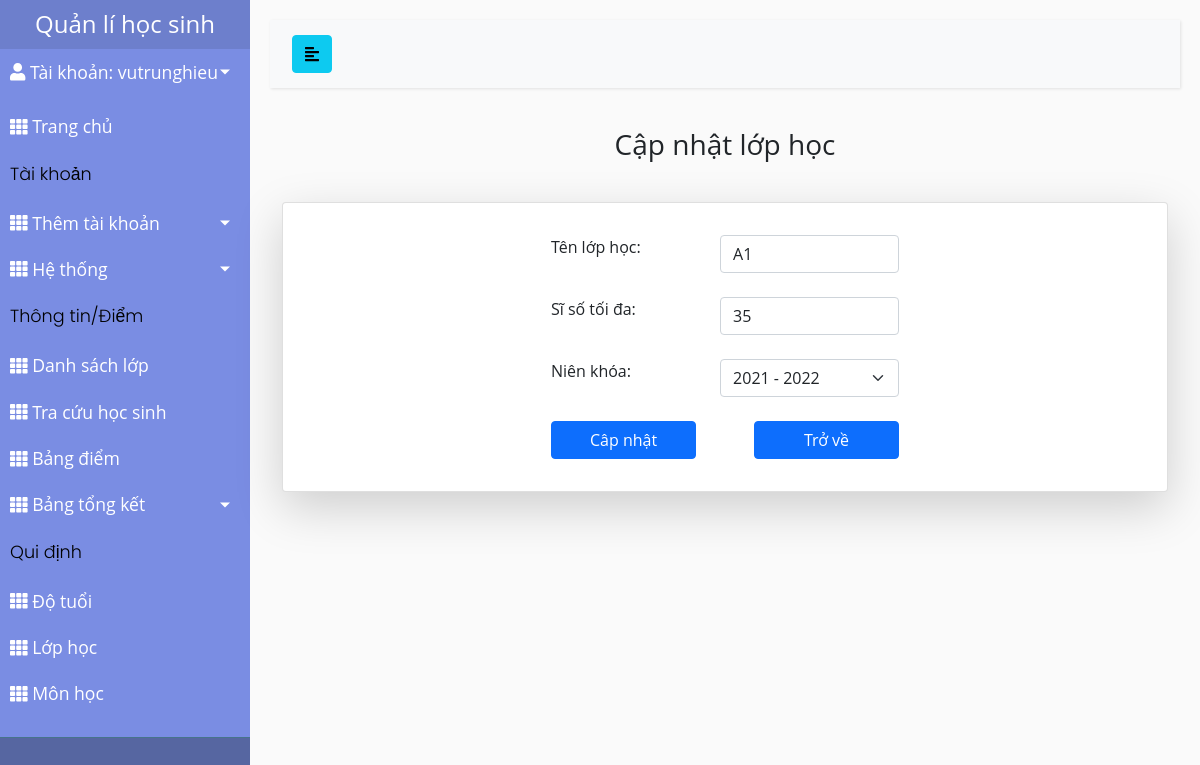
/quanlilop/capnhat/1 (signed in), run on the app's committed database.
### studentMan/models.py (models this page shows, shortened)
class CustomUser(AbstractUser):
    USER_TYPE = (('1', "Admin"), ('2', "Teacher"), ('3', "Student"))
    SEX_CATELOGY = [("1", "Nam"), ("0", "Nữ")]
    now = datetime.now().strftime('%Y-%m-%d')
    username = models.CharField(max_length=200, unique=True)
    role = models.CharField(default='1', choices=USER_TYPE, max_length=1)
    is_active = models.BooleanField(default=True)
    is_staff = models.BooleanField(default=False)
    is_superuser = models.BooleanField(default=False)
    name = models.CharField(default='', max_length=200)
    dateOfBirth = models.DateTimeField(default=datetime.strptime(now,'%Y-%m-%d'))
    sex = models.CharField(default='1', choices=SEX_CATELOGY,max_length=1)
    phone = models.CharField(default='', max_length=20)
    email = models.EmailField(default='')
    address = models.TextField(default='')
    USERNAME_FIELD = "username"
    REQUIRED_FIELDS = []
    objects = CustomUserManager()
    def __str__(self):
        return self.username

class ClassOfSchool(models.Model):
    classId = models.CharField(max_length=10, null=False, unique=False)
    max_number = models.IntegerField(null=False)
    year = models.ForeignKey(Age, null=False, on_delete=models.CASCADE)

class Age(models.Model):
    year = models.CharField(max_length=200, unique=True)
    max_age = models.IntegerField(null=False)
    min_age = models.IntegerField(null=False)
    def __str__(self):
        return self.year

### studentMan/decorators.py (the view)
        def wrapper_func(request, *args, **kwargs):
            role = CustomUser.objects.get(username=request.user.username).role
            if role:
                role = CustomUser.USER_TYPE[int(role) - 1][1]
            if role in allowed_roles:
                return view_func(request, *args, **kwargs)
            else:
                return HttpResponse('You are not authorized to view this page')

### studentMan/forms.py
class classForm(forms.ModelForm):
    class Meta:
        model = ClassOfSchool
        fields = '__all__'
    def __init__(self, *args, **kwargs):
        super(classForm, self).__init__(*args, **kwargs)
        self.fields['classId'].widget.attrs.update({'class': 'form-control'})
        self.fields['max_number'].widget.attrs.update({'class': 'form-control'})
        self.fields['year'].widget.attrs.update({'class': 'form-select'})

### studentMan/context_processors.py (called while the page is built)
def get_role(request):
    user = CustomUser.objects.filter(username=request.user.username)
    role = ""
    if len(user) != 0:
        role = CustomUser.USER_TYPE[int(user[0].role) - 1][1]
    return {'role': role}

### studentMan/templates/admin_template/capNhatLop.html (shortened to what this page needs)
{% extends 'studentMan/base.html' %}
{% load static %}
{% block content %}
    <h3 class="label">Cập nhật lớp học</h3>
    <div class="card card-body shadow-lg">
        <div class="jus_center row">
            <form role="form" method="POST" enctype="multipart/form-data" class="col-lg-6">
                <div class="card-body">
                    {% for field in form  %}
                        {% if field == form.classId %}
                            <div class="form-group row jus_center">
                                <div class="col-lg-5">
                                    Tên lớp học:
                                </div>
                                <div class="col-lg-6">
                                {{form.classId}}
                                </div>
                            </div>
                            <br>
                        {% elif field == form.year %}
                            <div class="form-group row jus_center">
                                <div class="col-lg-5">
                                    Niên khóa:
                                </div>
                                <div class="col-lg-6">
                                {{form.year}}
                                </div>
                            </div>
                            <br>
                        {% elif field == form.max_number %}
                            <div class="form-group row jus_center">
                                <div class="col-lg-5">
                                    Sĩ số tối đa:
                                </div>
                                <div class="col-lg-6">
                                {{form.max_number}}
                                </div>
                            </div>
                            <br>
                        {% else %}
                            <div class="disable">
                                {{field}}
                            </div>
                        {% endif %}
                    {% endfor %}
                    <div class="form-group row jus_space-around ">
                        <div class="col-lg-5">
                            <button type="submit" onclick="return confirm('Xác nhận cập nhật lớp học ?')" class="btn btn-primary btn-block" style="width: 100%;">
                                {% if button_text %}
                                    {{button_text}}
                                {% else %}
                                    Câp nhật
                                {% endif %}
                            </button>
                        </div>
                        <div class="col-lg-5">
                            <a href="{% url 'quanLiLop' %}" class="btn btn-primary" style="width: 100%;">Trở về</a>
                        </div>
                    </div>
                </div>
            </form>
        </div>
    </div>
{% endblock content %}

### studentMan/templates/studentMan/sidebar_template.html (shortened to what this page needs)
{% load static %}
<aside>
    <div class="sidebar-header" style="padding: 10px 20px">
        <a href="{% url 'admin_home' %}" class="brand-link">
            <h4 class="HEADER" style="margin: 0">Quản lí học sinh</h4>
        </a>
    </div>
    <link rel="stylesheet" href="{% static './css/roles.css' %}">
    <nav>
        <ul class="list-unstyled components">
            <li class="info">
                <a href="#profileMunu" data-toggle="collapse" aria-expanded="false" class="dropdown-toggle mb-2">
                    <i class="nav-icon fas fa-user"></i>
                    Tài khoản: {{user}}
                </a>
            </li>
            {% if role == 'Admin' %}
                <li>
                    {% url 'admin_home' as admin_home %}
                    <a href="{{ admin_home }}" class="{% if admin_home == request.path %} active {% endif %}">
                        <i class="nav-icon fas fa-th"></i>
                        <span>
                            Trang chủ
                        </span>
                    </a>
                </li>
                <div class="sidebar-content"><p>Tài khoản</p></div>
                <li>
                    <a href="#accountSubmenu" data-toggle="collapse" aria-expanded="false" class="dropdown-toggle">
                        <i class="nav-icon fas fa-th"></i>
                        <span>
                            Thêm tài khoản
                        </span>
                    </a>
                </li>
                <li>
                    <a href="#listAccountSubmenu" data-toggle="collapse" aria-expanded="false" class="dropdown-toggle">
                        <i class="nav-icon fas fa-th"></i>
                            <span>Hệ thống</span>
                    </a>
                </li>
            {% endif %}
            <div class="sidebar-content"><p>Thông tin/Điểm</p></div>
            {% if role == 'Admin' or role == 'Teacher' %}
                <li>
                    {% url 'dsLop' as dsLop %}
                    <a href="{{ dsLop }}" class="{% if dsLop == request.path %} active {% endif %}">
                        <i class="nav-icon fas fa-th"></i>
                        <span>Danh sách lớp</span>
                    </a>
                </li>
            {%endif%}
            {% if role == 'Admin' or role == 'Teacher' %}
                <li>
                    {% url 'chonNienKhoaTraCuu' as chonNienKhoaTraCuu %}
                    <a href="{{ chonNienKhoaTraCuu }}"
                        class="{% if chonNienKhoaTraCuu == request.path %} active {% endif %}">
                        <i class="nav-icon fas fa-th"></i>
                        <span>
                    Tra cứu học sinh
                </span>
                    </a>
                </li>
            {% endif %}
            {% if role == 'Admin' %}
                <li>
                    {% url 'bangDiem' as bangDiem %}
                    <a href="{{ bangDiem }}"
                        class="{% if bangDiem == request.path %} active {% endif %}">
                        <i class="nav-icon fas fa-th"></i>
                        <span>
                        Bảng điểm
                    </span>
                    </a>
                </li>
            {%endif%}
            {% if role == 'Admin' %}
            <li>
                <a href="#summarySubmenu" data-toggle="collapse" aria-expanded="false" class="dropdown-toggle">
                    <i class="nav-icon fas fa-th"></i>
                    <span>
                    Bảng tổng kết
                </span>
                </a>
            </li>
            {%endif%}
            {% if role == 'Admin' %}
                <div class="sidebar-content"><p>Qui định</p></div>
                <li class="nav-item">
                    {% url 'quanLiTuoi' as quan_li_do_tuoi %}
                    <a href="{{ quan_li_do_tuoi }}"
                        class="{% if quan_li_do_tuoi == request.path %} active {% endif %}">
                        <i class="nav-icon fas fa-th"></i>
                        <span>Độ tuổi</span>
                    </a>
                </li>
                <li class="nav-item">
                    {% url 'quanLiLop' as quan_li_lop_hoc %}
                    <a href="{{ quan_li_lop_hoc }}"
                        class="{% if quan_li_lop_hoc == request.path %} active {% endif %}">
                        <i class="nav-icon fas fa-th"></i>
                        <span>Lớp học</span>
                    </a>
                </li>
                <li class="nav-item">
                    {% url 'quanLiMon' as quan_li_mon_hoc %}
                    <a href="{{ quan_li_mon_hoc }}"
                        class="{% if quan_li_mon_hoc == request.path %} active {% endif %}">
                        <i class="nav-icon fas fa-th"></i>
                        <span>Môn học</span>
                    </a>
                </li>
            {% endif %}
        </ul>
    </nav>
</aside>

### static/css/styles.css (style rules this page uses)
.jus_center { justify-content: center; }
.jus_space-around { justify-content: space-around; }
body { font-family: "Open Sans", sans-serif; background: #fafafa; position: relative }
p { font-family: 'Poppins', sans-serif; font-size: 1.1em; font-weight: 300; line-height: 1.7em; color: #999; }
a, a:hover, a:focus { color: inherit; text-decoration: none; transition: all 0.3s; }
#sidebar .sidebar-header { padding: 20px; background: #6d7fcc; }
#sidebar .sidebar-content { color: #000; }
#sidebar ul.components { padding: 20px 0; border-bottom: 1px solid #47748b; }
#sidebar ul p { color: #000; padding: 10px; margin-bottom: 0; }
#sidebar ul li a { padding: 10px; font-size: 1.1em; display: block; }
a[data-toggle="collapse"] { position: relative; }
.dropdown-toggle::after { display: block; position: absolute; top: 50%; right: 20px; transform: translateY(-50%); }
#content .label { text-align: center; margin-bottom: 40px; }

### static/css/roles.css (style rules this page uses)
.HEADER { text-align: center; }
.list-unstyled.components { padding-top: 0 !important; background-color: #7A8DE3FF; }

### data on the page
CustomUser: username "vutrunghieu"
ClassOfSchool: classId "A1", max_number "35"
Age: year "2021 - 2022"
